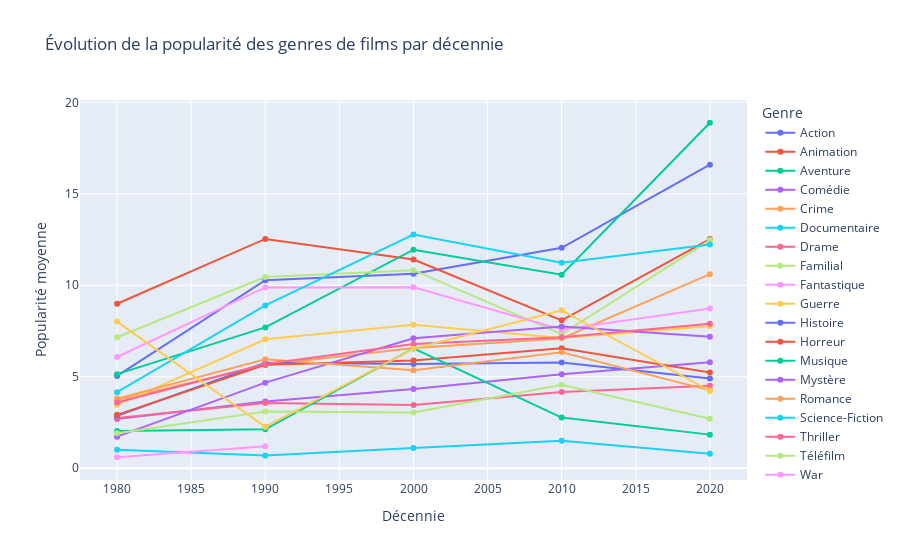

The notebook cell this image was saved under:
### Code cell
# Supprimer les lignes avec valeurs manquantes dans les colonnes critiques
df = df.dropna(subset=['genres', 'decennie', 'popularity'])

# Fonction pour convertir uniquement les chaînes valides
def safe_literal_eval(val):
    try:
        result = ast.literal_eval(val)
        if isinstance(result, list):
            return result
        else:
            return None
    except:
        return None

# Appliquer la conversion sécurisée
df['genres'] = df['genres'].apply(safe_literal_eval)

# Supprimer les lignes où la conversion a échoué
df = df.dropna(subset=['genres'])

# Exploser les genres
df = df.explode('genres')

# Grouper par décennie et genre
grouped = df.groupby(['decennie', 'genres'])['popularity'].mean().reset_index()

# Créer le graphique
fig = px.line(
    grouped,
    x='decennie',
    y='popularity',
    color='genres',
    markers=True,
    title="Évolution de la popularité des genres de films par décennie",
    labels={
        'decennie': 'Décennie',
        'popularity': 'Popularité moyenne',
        'genres': 'Genre'
    }
)

fig.show()

### Figure 1 — Plotly figure (JSON) as saved in the notebook; plotly's stock layout.template omitted (floating-point values rounded to 4 significant figures)
{"data": [{"hovertemplate": "Genre=Action<br>Décennie=%{x}<br>Popularité moyenne=%{y}<extra></extra>", "legendgroup": "Action", "line": {"color": "#636efa", "dash": "solid"}, "marker": {"symbol": "circle"}, "mode": "lines+markers", "name": "Action", "orientation": "v", "showlegend": true, "type": "scatter", "x": [1980, 1990, 2000, 2010, 2020], "xaxis": "x", "y": [5.046, 10.28, 10.63, 12.05, 16.59], "yaxis": "y"}, {"hovertemplate": "Genre=Animation<br>Décennie=%{x}<br>Popularité moyenne=%{y}<extra></extra>", "legendgroup": "Animation", "line": {"color": "#EF553B", "dash": "solid"}, "marker": {"symbol": "circle"}, "mode": "lines+markers", "name": "Animation", "orientation": "v", "showlegend": true, "type": "scatter", "x": [1980, 1990, 2000, 2010, 2020], "xaxis": "x", "y": [8.993, 12.53, 11.41, 8.084, 12.53], "yaxis": "y"}, {"hovertemplate": "Genre=Aventure<br>Décennie=%{x}<br>Popularité moyenne=%{y}<extra></extra>", "legendgroup": "Aventure", "line": {"color": "#00cc96", "dash": "solid"}, "marker": {"symbol": "circle"}, "mode": "lines+markers", "name": "Aventure", "orientation": "v", "showlegend": true, "type": "scatter", "x": [1980, 1990, 2000, 2010, 2020], "xaxis": "x", "y": [5.143, 7.699, 11.95, 10.58, 18.88], "yaxis": "y"}, {"hovertemplate": "Genre=Comédie<br>Décennie=%{x}<br>Popularité moyenne=%{y}<extra></extra>", "legendgroup": "Comédie", "line": {"color": "#ab63fa", "dash": "solid"}, "marker": {"symbol": "circle"}, "mode": "lines+markers", "name": "Comédie", "orientation": "v", "showlegend": true, "type": "scatter", "x": [1980, 1990, 2000, 2010, 2020], "xaxis": "x", "y": [2.696, 3.647, 4.333, 5.141, 5.786], "yaxis": "y"}, {"hovertemplate": "Genre=Crime<br>Décennie=%{x}<br>Popularité moyenne=%{y}<extra></extra>", "legendgroup": "Crime", "line": {"color": "#FFA15A", "dash": "solid"}, "marker": {"symbol": "circle"}, "mode": "lines+markers", "name": "Crime", "orientation": "v", "showlegend": true, "type": "scatter", "x": [1980, 1990, 2000, 2010, 2020], "xaxis": "x", "y": [3.726, 5.641, 6.566, 7.095, 10.61], "yaxis": "y"}, {"hovertemplate": "Genre=Documentaire<br>Décennie=%{x}<br>Popularité moyenne=%{y}<extra></extra>", "legendgroup": "Documentaire", "line": {"color": "#19d3f3", "dash": "solid"}, "marker": {"symbol": "circle"}, "mode": "lines+markers", "name": "Documentaire", "orientation": "v", "showlegend": true, "type": "scatter", "x": [1980, 1990, 2000, 2010, 2020], "xaxis": "x", "y": [1.008, 0.6976, 1.11, 1.508, 0.7972], "yaxis": "y"}, {"hovertemplate": "Genre=Drame<br>Décennie=%{x}<br>Popularité moyenne=%{y}<extra></extra>", "legendgroup": "Drame", "line": {"color": "#FF6692", "dash": "solid"}, "marker": {"symbol": "circle"}, "mode": "lines+markers", "name": "Drame", "orientation": "v", "showlegend": true, "type": "scatter", "x": [1980, 1990, 2000, 2010, 2020], "xaxis": "x", "y": [2.741, 3.567, 3.452, 4.167, 4.515], "yaxis": "y"}, {"hovertemplate": "Genre=Familial<br>Décennie=%{x}<br>Popularité moyenne=%{y}<extra></extra>", "legendgroup": "Familial", "line": {"color": "#B6E880", "dash": "solid"}, "marker": {"symbol": "circle"}, "mode": "lines+markers", "name": "Familial", "orientation": "v", "showlegend": true, "type": "scatter", "x": [1980, 1990, 2000, 2010, 2020], "xaxis": "x", "y": [7.157, 10.45, 10.83, 7.332, 12.47], "yaxis": "y"}, {"hovertemplate": "Genre=Fantastique<br>Décennie=%{x}<br>Popularité moyenne=%{y}<extra></extra>", "legendgroup": "Fantastique", "line": {"color": "#FF97FF", "dash": "solid"}, "marker": {"symbol": "circle"}, "mode": "lines+markers", "name": "Fantastique", "orientation": "v", "showlegend": true, "type": "scatter", "x": [1980, 1990, 2000, 2010, 2020], "xaxis": "x", "y": [6.081, 9.882, 9.893, 7.587, 8.73], "yaxis": "y"}, {"hovertemplate": "Genre=Guerre<br>Décennie=%{x}<br>Popularité moyenne=%{y}<extra></extra>", "legendgroup": "Guerre", "line": {"color": "#FECB52", "dash": "solid"}, "marker": {"symbol": "circle"}, "mode": "lines+markers", "name": "Guerre", "orientation": "v", "showlegend": true, "type": "scatter", "x": [1980, 1990, 2000, 2010, 2020], "xaxis": "x", "y": [3.46, 7.047, 7.845, 7.112, 7.754], "yaxis": "y"}, {"hovertemplate": "Genre=Histoire<br>Décennie=%{x}<br>Popularité moyenne=%{y}<extra></extra>", "legendgroup": "Histoire", "line": {"color": "#636efa", "dash": "solid"}, "marker": {"symbol": "circle"}, "mode": "lines+markers", "name": "Histoire", "orientation": "v", "showlegend": true, "type": "scatter", "x": [1980, 1990, 2000, 2010, 2020], "xaxis": "x", "y": [2.867, 5.769, 5.691, 5.781, 4.901], "yaxis": "y"}, {"hovertemplate": "Genre=Horreur<br>Décennie=%{x}<br>Popularité moyenne=%{y}<extra></extra>", "legendgroup": "Horreur", "line": {"color": "#EF553B", "dash": "solid"}, "marker": {"symbol": "circle"}, "mode": "lines+markers", "name": "Horreur", "orientation": "v", "showlegend": true, "type": "scatter", "x": [1980, 1990, 2000, 2010, 2020], "xaxis": "x", "y": [2.918, 5.656, 5.887, 6.56, 5.228], "yaxis": "y"}, {"hovertemplate": "Genre=Musique<br>Décennie=%{x}<br>Popularité moyenne=%{y}<extra></extra>", "legendgroup": "Musique", "line": {"color": "#00cc96", "dash": "solid"}, "marker": {"symbol": "circle"}, "mode": "lines+markers", "name": "Musique", "orientation": "v", "showlegend": true, "type": "scatter", "x": [1980, 1990, 2000, 2010, 2020], "xaxis": "x", "y": [2.035, 2.125, 6.551, 2.767, 1.836], "yaxis": "y"}, {"hovertemplate": "Genre=Mystère<br>Décennie=%{x}<br>Popularité moyenne=%{y}<extra></extra>", "legendgroup": "Mystère", "line": {"color": "#ab63fa", "dash": "solid"}, "marker": {"symbol": "circle"}, "mode": "lines+markers", "name": "Mystère", "orientation": "v", "showlegend": true, "type": "scatter", "x": [1980, 1990, 2000, 2010, 2020], "xaxis": "x", "y": [1.727, 4.679, 7.109, 7.752, 7.186], "yaxis": "y"}, {"hovertemplate": "Genre=Romance<br>Décennie=%{x}<br>Popularité moyenne=%{y}<extra></extra>", "legendgroup": "Romance", "line": {"color": "#FFA15A", "dash": "solid"}, "marker": {"symbol": "circle"}, "mode": "lines+markers", "name": "Romance", "orientation": "v", "showlegend": true, "type": "scatter", "x": [1980, 1990, 2000, 2010, 2020], "xaxis": "x", "y": [3.806, 5.961, 5.35, 6.341, 4.256], "yaxis": "y"}, {"hovertemplate": "Genre=Science-Fiction<br>Décennie=%{x}<br>Popularité moyenne=%{y}<extra></extra>", "legendgroup": "Science-Fiction", "line": {"color": "#19d3f3", "dash": "solid"}, "marker": {"symbol": "circle"}, "mode": "lines+markers", "name": "Science-Fiction", "orientation": "v", "showlegend": true, "type": "scatter", "x": [1980, 1990, 2000, 2010, 2020], "xaxis": "x", "y": [4.158, 8.901, 12.78, 11.23, 12.23], "yaxis": "y"}, {"hovertemplate": "Genre=Thriller<br>Décennie=%{x}<br>Popularité moyenne=%{y}<extra></extra>", "legendgroup": "Thriller", "line": {"color": "#FF6692", "dash": "solid"}, "marker": {"symbol": "circle"}, "mode": "lines+markers", "name": "Thriller", "orientation": "v", "showlegend": true, "type": "scatter", "x": [1980, 1990, 2000, 2010, 2020], "xaxis": "x", "y": [3.594, 5.696, 6.789, 7.158, 7.893], "yaxis": "y"}, {"hovertemplate": "Genre=Téléfilm<br>Décennie=%{x}<br>Popularité moyenne=%{y}<extra></extra>", "legendgroup": "Téléfilm", "line": {"color": "#B6E880", "dash": "solid"}, "marker": {"symbol": "circle"}, "mode": "lines+markers", "name": "Téléfilm", "orientation": "v", "showlegend": true, "type": "scatter", "x": [1980, 1990, 2000, 2010, 2020], "xaxis": "x", "y": [1.916, 3.101, 3.048, 4.561, 2.703], "yaxis": "y"}, {"hovertemplate": "Genre=War<br>Décennie=%{x}<br>Popularité moyenne=%{y}<extra></extra>", "legendgroup": "War", "line": {"color": "#FF97FF", "dash": "solid"}, "marker": {"symbol": "circle"}, "mode": "lines+markers", "name": "War", "orientation": "v", "showlegend": true, "type": "scatter", "x": [1980, 1990], "xaxis": "x", "y": [0.6, 1.201], "yaxis": "y"}, {"hovertemplate": "Genre=Western<br>Décennie=%{x}<br>Popularité moyenne=%{y}<extra></extra>", "legendgroup": "Western", "line": {"color": "#FECB52", "dash": "solid"}, "marker": {"symbol": "circle"}, "mode": "lines+markers", "name": "Western", "orientation": "v", "showlegend": true, "type": "scatter", "x": [1980, 1990, 2000, 2010, 2020], "xaxis": "x", "y": [8.014, 2.256, 6.534, 8.636, 4.226], "yaxis": "y"}], "layout": {"legend": {"title": {"text": "Genre"}, "tracegroupgap": 0}, "title": {"text": "Évolution de la popularité des genres de films par décennie"}, "xaxis": {"anchor": "y", "domain": [0, 1], "title": {"text": "Décennie"}}, "yaxis": {"anchor": "x", "domain": [0, 1], "title": {"text": "Popularité moyenne"}}}}
